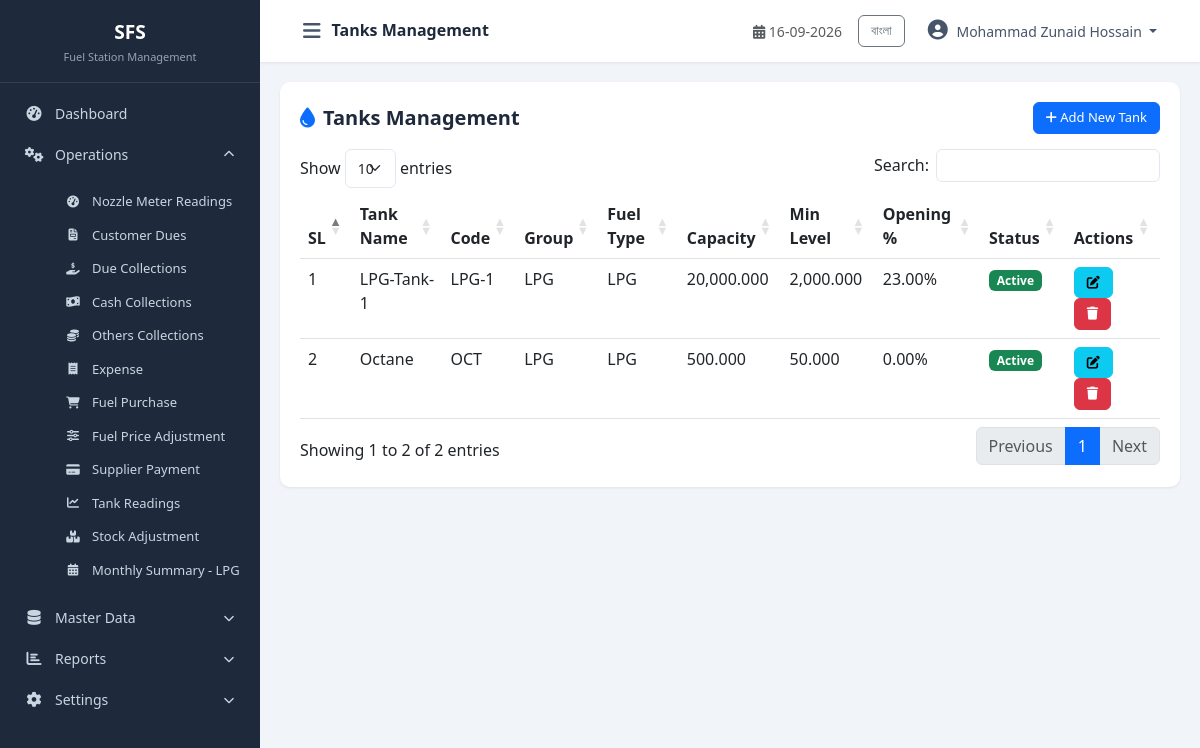
Page /modules/master_data/tank.php (signed in) on the committed database.
### tables this page shows
CREATE TABLE `cfg_companyprofile` (
  `CompanyID` int(11) NOT NULL,
  `CompanyCode` varchar(20) NOT NULL,
  `CompanyName` varchar(200) NOT NULL,
  `CompanyNameBN` varchar(200) DEFAULT NULL,
  `ShortName` varchar(50) DEFAULT NULL,
  `ProprietorName` varchar(150) DEFAULT NULL,
  `ContactPerson` varchar(150) DEFAULT NULL,
  `MobileNo` varchar(20) DEFAULT NULL,
  `PhoneNo` varchar(20) DEFAULT NULL,
  `Email` varchar(100) DEFAULT NULL,
  `Website` varchar(150) DEFAULT NULL,
  `BusinessType` varchar(100) DEFAULT NULL,
  `Address` varchar(500) DEFAULT NULL,
  `City` varchar(100) DEFAULT NULL,
  `District` varchar(100) DEFAULT NULL,
  `PostalCode` varchar(20) DEFAULT NULL,
  `Country` varchar(100) DEFAULT NULL,
  `Logo` varchar(255) DEFAULT NULL,
  `Favicon` varchar(255) DEFAULT NULL,
  `CurrencyCode` varchar(10) DEFAULT 'BDT',
  `CurrencySymbol` varchar(10) DEFAULT '৳',
  `TimeZone` varchar(100) DEFAULT 'Asia/Dhaka',
  `DateFormat` varchar(20) DEFAULT 'dd-MM-yyyy',
  `TimeFormat` varchar(20) DEFAULT '24 Hour',
  `FinancialYearStart` date DEFAULT NULL,
  `FinancialYearEnd` date DEFAULT NULL,
  `DefaultShiftID` int(11) DEFAULT NULL,
  `DefaultLanguage` varchar(20) DEFAULT 'English',
  `AllowNegativeStock` bit(1) DEFAULT b'0',
  `AutoBackup` bit(1) DEFAULT b'1',
  `BackupPath` varchar(500) DEFAULT NULL,
  `CreatedBy` int(11) DEFAULT NULL,
  `CreatedAt` datetime DEFAULT current_timestamp(),
  `UpdatedBy` int(11) DEFAULT NULL,
  `UpdatedAt` datetime DEFAULT NULL,
  `IsActive` bit(1) DEFAULT b'1',
  `IsDeleted` bit(1) DEFAULT b'0'
);

CREATE TABLE `mst_tank` (
  `TankID` int(11) NOT NULL,
  `TankName` varchar(100) NOT NULL,
  `TankCode` varchar(30) DEFAULT NULL,
  `TankGroupID` int(11) DEFAULT NULL COMMENT 'Logical FK -> mst_TankGroup.TankGroupID',
  `FuelTypeID` int(11) NOT NULL COMMENT 'Logical FK -> mst_FuelType.FuelTypeID',
  `Capacity` decimal(14,3) NOT NULL DEFAULT 0.000,
  `MinLevel` decimal(14,3) NOT NULL DEFAULT 0.000,
  `OpeningStockPercent` decimal(5,2) NOT NULL DEFAULT 0.00,
  `Priority` int(11) NOT NULL DEFAULT 100,
  `CreatedBy` int(11) DEFAULT NULL,
  `CreatedAt` datetime NOT NULL DEFAULT current_timestamp(),
  `UpdatedBy` int(11) DEFAULT NULL,
  `UpdatedAt` datetime NOT NULL DEFAULT current_timestamp() ON UPDATE current_timestamp(),
  `IsActive` tinyint(1) NOT NULL DEFAULT 1,
  `IsDeleted` tinyint(1) NOT NULL DEFAULT 0
);

CREATE TABLE `mst_tankgroup` (
  `TankGroupID` int(11) NOT NULL,
  `TankGroupName` varchar(100) NOT NULL,
  `FuelTypeID` int(11) NOT NULL COMMENT 'Logical FK -> mst_FuelType.FuelTypeID',
  `CreatedBy` int(11) DEFAULT NULL,
  `CreatedAt` datetime NOT NULL DEFAULT current_timestamp(),
  `UpdatedBy` int(11) DEFAULT NULL,
  `UpdatedAt` datetime NOT NULL DEFAULT current_timestamp() ON UPDATE current_timestamp(),
  `IsActive` tinyint(1) NOT NULL DEFAULT 1,
  `IsDeleted` tinyint(1) NOT NULL DEFAULT 0
);

CREATE TABLE `mst_fueltype` (
  `FuelTypeID` int(11) NOT NULL,
  `FuelName` varchar(100) NOT NULL,
  `FuelCode` varchar(20) DEFAULT NULL,
  `UnitOfMeasure` varchar(20) NOT NULL DEFAULT 'Litre',
  `SellingRate` decimal(14,2) NOT NULL DEFAULT 0.00,
  `PurchaseRate` decimal(14,2) NOT NULL DEFAULT 0.00,
  `CommissionRate` decimal(14,4) NOT NULL DEFAULT 0.0000,
  `TaxPercent` decimal(6,3) NOT NULL DEFAULT 0.000,
  `Density` decimal(6,4) DEFAULT NULL,
  `ColorCode` varchar(20) DEFAULT NULL,
  `Remarks` varchar(255) DEFAULT NULL,
  `CreatedBy` int(11) DEFAULT NULL,
  `CreatedAt` datetime NOT NULL DEFAULT current_timestamp(),
  `UpdatedBy` int(11) DEFAULT NULL,
  `UpdatedAt` datetime NOT NULL DEFAULT current_timestamp() ON UPDATE current_timestamp(),
  `IsActive` tinyint(1) NOT NULL DEFAULT 1,
  `IsDeleted` tinyint(1) NOT NULL DEFAULT 0
);

### includes/Query.php (called while the page is built, shortened)
<?php
class Query
{
    private $pdo;
    private static $instance = null;
    public function __construct($host = DB_HOST, $dbname = DB_NAME, $username = DB_USER, $password = DB_PASS, $charset = 'utf8mb4')
    {
        $port = defined('DB_PORT') ? DB_PORT : '3306';
        $dsn = "mysql:host={$host};port={$port};dbname={$dbname};charset={$charset}";
        $options = [
            PDO::ATTR_ERRMODE            => PDO::ERRMODE_EXCEPTION,
            PDO::ATTR_DEFAULT_FETCH_MODE => PDO::FETCH_OBJ,
            PDO::ATTR_EMULATE_PREPARES   => true,
            PDO::MYSQL_ATTR_INIT_COMMAND => "SET NAMES utf8mb4 COLLATE utf8mb4_unicode_ci",
        ];
        try {
            $this->pdo = new PDO($dsn, $username, $password, $options);
        } catch (PDOException $e) {
            die("Database Connection Failed: " . $e->getMessage() . "<br><small>Tip: Ensure MySQL service is running in XAMPP Control Panel and port/credentials in config/database.php match.</small>");
        }
    }
    public static function getInstance()
    {
        if (self::$instance === null) {
            self::$instance = new self();
        }
        return self::$instance;
    }
    public function index($sql, $params = [])
    {
        try {
            $this->stmt = $this->pdo->prepare($sql);
            $this->stmt->execute($params);
            return $this->stmt->fetchAll(PDO::FETCH_OBJ);
        } catch (PDOException $e) {
            die("Query Error: " . $e->getMessage() . "<br>SQL: " . $sql);
        }
    }
}

### config/database.php (called while the page is built, shortened)
<?php
require_once __DIR__ . '/../includes/Query.php';
$objQuery = Query::getInstance();

### includes/functions.php (called while the page is built, shortened)
<?php
function db()
{
    global $objQuery;
    return $objQuery;
}
function getCompanyInfo($key = null)
{
    $sql = "SELECT * FROM cfg_companyprofile WHERE CompanyID = 1 AND IsActive = 1 AND IsDeleted = 0";
    $data = db()->index($sql);
    if (!empty($data)) {
        $company = $data[0];
        return $company;
    }
    return null;
}
function getUserName()
{
    return $_SESSION['user_name'] ?? null;
}
function currentLang()
{
    return $_SESSION['lang'] ?? 'en';
}
function t($key)
{
    $lang = currentLang();
    return $translations[$lang][$key] ?? $key;
}

### modules/master_data/tank.php (the view, shortened to what this page needs)
<?php
$pageTitle = 'Tanks Management';
require_once __DIR__ . '/../../includes/header.php';
require_once __DIR__ . '/../../includes/sidebar.php';
$sql = "SELECT t.*, ft.FuelName, tg.TankGroupName FROM mst_tank t LEFT JOIN mst_fueltype ft ON t.FuelTypeID=ft.FuelTypeID LEFT JOIN mst_tankgroup tg ON t.TankGroupID=tg.TankGroupID WHERE t.IsDeleted=0 ORDER BY t.TankID ASC";
$data = $objQuery->index($sql);
?>
<div class="table-container">
    <div class="table-header">
        <h5><i class="fas fa-tint text-primary me-2"></i><?php echo t('Tanks Management'); ?></h5>
        <button class="btn btn-primary btn-sm" data-bs-toggle="modal" data-bs-target="#addModal"><i class="fas fa-plus"></i> Add New Tank</button>
    </div>
    <table class="table table-hover datatable">
        <thead><tr><th>SL</th><th>Tank Name</th><th>Code</th><th>Group</th><th>Fuel Type</th><th>Capacity</th><th>Min Level</th><th>Opening %</th><th>Status</th><th>Actions</th></tr></thead>
        <tbody>
            <?php $sl=1; foreach($data as $row): ?>
            <tr>
                <td><?php echo $sl++; ?></td>
                <td><?php echo htmlspecialchars($row->TankName); ?></td>
                <td><?php echo htmlspecialchars($row->TankCode ?? 'N/A'); ?></td>
                <td><?php echo htmlspecialchars($row->TankGroupName ?? 'N/A'); ?></td>
                <td><?php echo htmlspecialchars($row->FuelName ?? 'N/A'); ?></td>
                <td><?php echo number_format($row->Capacity, 3); ?></td>
                <td><?php echo number_format($row->MinLevel, 3); ?></td>
                <td><?php echo number_format($row->OpeningStockPercent, 2); ?>%</td>
                <td><span class="badge bg-<?php echo $row->IsActive?'success':'danger'; ?>"><?php echo $row->IsActive?'Active':'Inactive'; ?></span></td>
                <td>
                    <button class="btn btn-sm btn-info edit-btn" data-id="<?php echo $row->TankID; ?>" data-name="<?php echo htmlspecialchars($row->TankName); ?>" data-code="<?php echo htmlspecialchars($row->TankCode ?? ''); ?>" data-group="<?php echo $row->TankGroupID; ?>" data-fuel="<?php echo $row->FuelTypeID; ?>" data-capacity="<?php echo $row->Capacity; ?>" data-min="<?php echo $row->MinLevel; ?>" data-opening="<?php echo $row->OpeningStockPercent; ?>" data-priority="<?php echo $row->Priority; ?>" data-status="<?php echo $row->IsActive; ?>"><i class="fas fa-edit"></i></button>
                    <button class="btn btn-sm btn-danger delete-btn" data-id="<?php echo $row->TankID; ?>"><i class="fas fa-trash"></i></button>
                </td>
            </tr>
            <?php endforeach; ?>
        </tbody>
    </table>
</div>
<?php require_once __DIR__ . '/../../includes/footer.php'; ?>

### includes/sidebar.php (shortened to what this page needs)
<?php
$currentPage = basename($_SERVER['PHP_SELF']);
$langToggle = currentLang() === 'bn' ? 'en' : 'bn';
$langLabel = currentLang() === 'bn' ? 'English' : 'বাংলা';
?>
<nav id="sidebar" class="sidebar">
    <div class="sidebar-header">
        <h5 class="mb-0"><?php echo $shortName ?? 'FDP'; ?></h5>
        <small class="text-muted"><?php echo t('Fuel Station Management'); ?></small>
    </div>
    <ul class="nav flex-column">
        <li class="nav-item">
            <a class="nav-link <?php echo ($currentPage == 'dashboard.php' || $currentPage == 'index.php') ? 'active' : ''; ?>" href="<?php echo BASE_URL; ?>dashboard.php">
                <i class="fas fa-tachometer-alt"></i> <span><?php echo t('Dashboard'); ?></span>
            </a>
        </li>
        <li class="nav-item">
            <a class="nav-link" data-bs-toggle="collapse" href="#operationsMenu" role="button" aria-expanded="true">
                <i class="fas fa-cogs"></i> <span><?php echo t('Operations'); ?></span>
                <i class="fas fa-chevron-down ms-auto"></i>
            </a>
            <div class="collapse show" id="operationsMenu">
                <ul class="nav flex-column ms-3">
                    <li class="nav-item"><a class="nav-link small" href="<?php echo BASE_URL; ?>modules/operations/nozzle_reading.php"><i class="fas fa-tachometer-alt"></i> <?php echo t('Nozzle Meter Readings'); ?></a></li>
                    <li class="nav-item"><a class="nav-link small" href="<?php echo BASE_URL; ?>modules/operations/customer_due.php"><i class="fas fa-file-invoice"></i> <?php echo t('Customer Dues'); ?></a></li>
                    <li class="nav-item"><a class="nav-link small" href="<?php echo BASE_URL; ?>modules/operations/due_collection.php"><i class="fas fa-hand-holding-usd"></i> <?php echo t('Due Collections'); ?></a></li>
                    <li class="nav-item"><a class="nav-link small" href="<?php echo BASE_URL; ?>modules/operations/cash_collection.php"><i class="fas fa-money-bill-wave"></i> <?php echo t('Cash Collections'); ?></a></li>
                    <li class="nav-item"><a class="nav-link small" href="<?php echo BASE_URL; ?>modules/operations/others_collection.php"><i class="fas fa-coins"></i> <?php echo t('Others Collections'); ?></a></li>
                    <li class="nav-item"><a class="nav-link small" href="<?php echo BASE_URL; ?>modules/operations/expense.php"><i class="fas fa-receipt"></i> <?php echo t('Expense'); ?></a></li>
                    <li class="nav-item"><a class="nav-link small" href="<?php echo BASE_URL; ?>modules/operations/fuel_purchase.php"><i class="fas fa-shopping-cart"></i> <?php echo t('Fuel Purchase'); ?></a></li>
                    <li class="nav-item"><a class="nav-link small" href="<?php echo BASE_URL; ?>modules/operations/fuel_price_adjustment.php"><i class="fas fa-sliders-h"></i> <?php echo t('Fuel Price Adjustment'); ?></a></li>
                    <li class="nav-item"><a class="nav-link small" href="<?php echo BASE_URL; ?>modules/operations/supplier_payment.php"><i class="fas fa-credit-card"></i> <?php echo t('Supplier Payment'); ?></a></li>
                    <li class="nav-item"><a class="nav-link small" href="<?php echo BASE_URL; ?>modules/operations/tank_reading.php"><i class="fas fa-chart-line"></i> <?php echo t('Tank Readings'); ?></a></li>
                    <li class="nav-item"><a class="nav-link small" href="<?php echo BASE_URL; ?>modules/operations/stock_adjustment.php"><i class="fas fa-boxes"></i> <?php echo t('Stock Adjustment'); ?></a></li>
                    <li class="nav-item"><a class="nav-link small" href="<?php echo BASE_URL; ?>modules/operations/monthly_summary.php"><i class="fas fa-calendar-alt"></i> <?php echo t('Monthly Summary - LPG'); ?></a></li>
                </ul>
            </div>
        </li>
        <li class="nav-item">
          <a class="nav-link collapsed" data-bs-toggle="collapse" href="#masterDataMenu" role="button" aria-expanded="false">
                <i class="fas fa-database"></i> <span><?php echo t('Master Data'); ?></span>
                <i class="fas fa-chevron-down ms-auto"></i>
            </a>
        </li>
        <?php $isReportPage = in_array($currentPage, ['daily_statement.php', 'profit_loss.php', 'date_to_date_statement.php', 'monthly_collection_expense_summary.php', 'monthly_expense_item_wise.php', 'stock_summary.php']); ?>
        <li class="nav-item">
            <a class="nav-link <?php echo $isReportPage ? '' : 'collapsed'; ?>" data-bs-toggle="collapse" href="#reportsMenu" role="button" aria-expanded="<?php echo $isReportPage ? 'true' : 'false'; ?>">
                <i class="fas fa-chart-bar"></i> <span><?php echo t('Reports'); ?></span>
                <i class="fas fa-chevron-down ms-auto"></i>
            </a>
        </li>
        <li class="nav-item">
            <a class="nav-link <?php echo in_array($currentPage, ['final_submit_setting.php', 'system_setting.php']) ? '' : 'collapsed'; ?>" data-bs-toggle="collapse" href="#settingsMenu" role="button" aria-expanded="<?php echo in_array($currentPage, ['final_submit_setting.php', 'system_setting.php']) ? 'true' : 'false'; ?>">
                <i class="fas fa-cog"></i> <span><?php echo t('Settings'); ?></span>
                <i class="fas fa-chevron-down ms-auto"></i>
            </a>
        </li>
    </ul>
</nav>
<div id="content-wrapper">
    <nav class="navbar navbar-expand-lg top-navbar">
        <div class="container-fluid">
            <button type="button" id="sidebarCollapse" class="btn btn-link">
                <i class="fas fa-bars"></i>
            </button>
            <span class="navbar-brand mb-0 h1"><?php echo t($pageTitle ?? 'Dashboard'); ?></span>
            <div class="ms-auto d-flex align-items-center">
                <span class="me-3 text-muted small">
                    <i class="fas fa-calendar-alt"></i> <?php echo date('d-m-Y'); ?>
                </span>
                <div class="dropdown">
                    <a class="btn btn-sm btn-outline-secondary me-2" href="?lang=<?php echo $langToggle; ?>"><?php echo $langLabel; ?></a>
                    <button class="btn btn-link dropdown-toggle" type="button" data-bs-toggle="dropdown">
                        <i class="fas fa-user-circle"></i> <?php echo getUserName() ?? 'User'; ?>
                    </button>
                </div>
            </div>
        </div>
    </nav>
    <div id="main-content" class="container-fluid">

### rows in the picture
cfg_companyprofile: ShortName "SFS"
mst_tank: TankName "LPG-Tank-1", TankCode "LPG-1", TankGroupID.TankGroupName "LPG", FuelTypeID.FuelName "LPG", Capacity "20,000.000", MinLevel "2,000.000", OpeningStockPercent "23.00", IsActive "Active"
mst_tank: TankName "Octane", TankCode "OCT", TankGroupID.TankGroupName "LPG", FuelTypeID.FuelName "LPG", Capacity "500.000", MinLevel "50.000", OpeningStockPercent "0.00", IsActive "Active"

### other values in the picture
t('Fuel Station Management') "Fuel Station Management"
t('Dashboard') "Dashboard"
t('Operations') "Operations"
t('Nozzle Meter Readings') "Nozzle Meter Readings"
t('Customer Dues') "Customer Dues"
t('Due Collections') "Due Collections"
t('Cash Collections') "Cash Collections"
t('Others Collections') "Others Collections"
t('Expense') "Expense"
t('Fuel Purchase') "Fuel Purchase"
t('Fuel Price Adjustment') "Fuel Price Adjustment"
t('Supplier Payment') "Supplier Payment"
t('Tank Readings') "Tank Readings"
t('Stock Adjustment') "Stock Adjustment"
t('Monthly Summary - LPG') "Monthly Summary - LPG"
